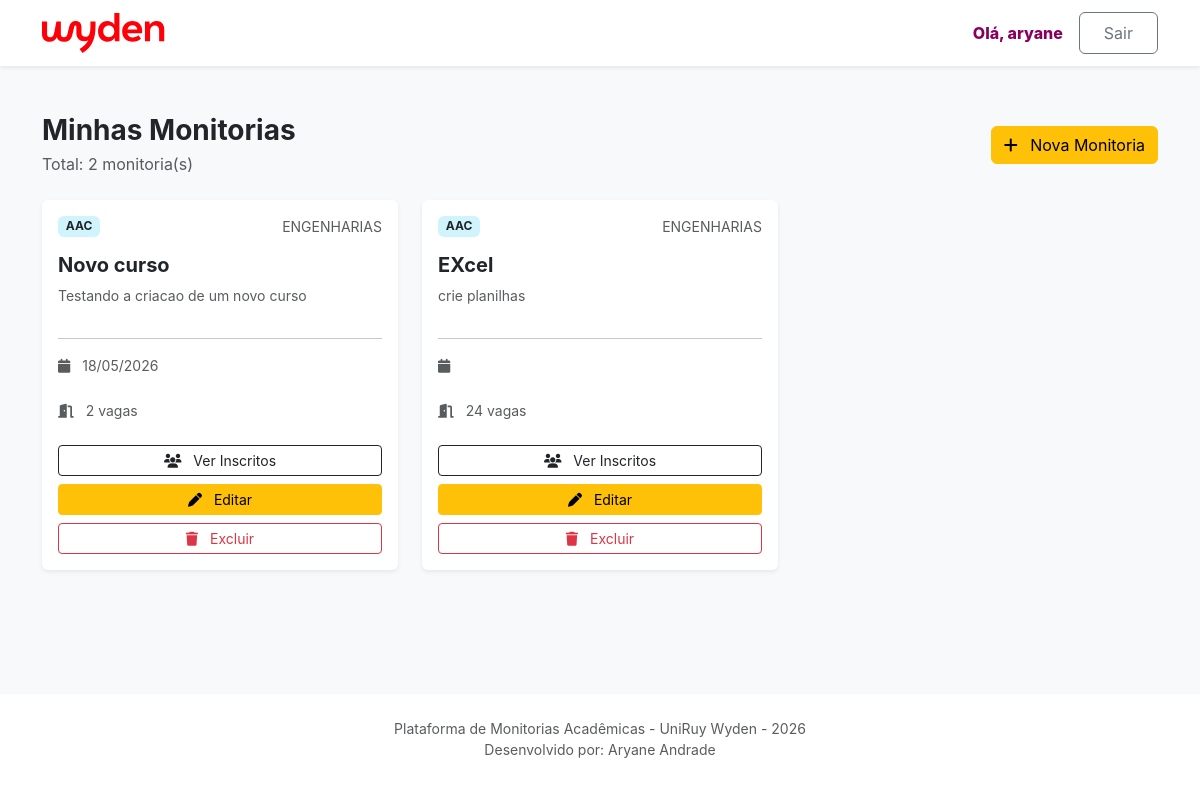
Page /painel/ (signed in) on the committed database.
### monitorias/models.py (models this page shows, shortened)
class Monitoria(models.Model):
    id = models.AutoField(primary_key=True)
    titulo = models.CharField(max_length=200)
    descricao = models.TextField()
    data = models.DateField(blank=True, null=True)
    categoria = models.ForeignKey(Categoria, on_delete=models.PROTECT, related_name='categoria_monitoria')
    beneficio = models.ForeignKey(Beneficio, on_delete=models.PROTECT, related_name='beneficio_monitoria')
    vagas = models.PositiveIntegerField(default=1)
    owner = models.ForeignKey(
        settings.AUTH_USER_MODEL,
        on_delete=models.CASCADE,
        related_name='monitorias',
    )

class Beneficio(models.Model):
    id = models.AutoField(primary_key=True)
    nome = models.CharField(max_length=100)
    def __str__(self):
        return self.nome

class Categoria(models.Model):
    id = models.AutoField(primary_key=True)
    nome = models.CharField(max_length=100)
    def __str__(self):
        return self.nome

### monitorias/views.py (the view)
# urls.py: path('painel/', painel_view, name='painel'),
@login_required(login_url='login')
def painel_view(request):
    return render(request, 'painel_monitor.html')

### monitorias/templates/painel_monitor.html (shortened to what this page needs)
{% extends 'base.html' %}
{% block content %}
<main class="container my-5">
  <div class="d-flex justify-content-between align-items-center mb-4">
    <div>
      <h3 class="fw-bold mb-1">Minhas Monitorias</h3>
      <p class="text-muted mb-0">
        Total: {{ user.monitorias.count }} monitoria(s)
      </p>
    </div>
    <a href="{% url 'criar_monitoria' %}" class="btn btn-warning">
      <i class="fas fa-plus me-2"></i>
      Nova Monitoria
    </a>
  </div>
  <div class="row g-4">
    {% for monitoria in user.monitorias.all %}
    <div class="col-md-4">
      <div class="card h-100 shadow-sm border-0">
        <div class="card-body d-flex flex-column">
          <div class="d-flex justify-content-between mb-3">
            <span class="badge bg-info-subtle text-dark">
              {{ monitoria.beneficio }}
            </span>
            <span class="text-muted small"> {{ monitoria.categoria }} </span>
          </div>
          <h5 class="card-title fw-bold">{{ monitoria.titulo }}</h5>
          <p class="text-muted small flex-grow-1">
            {{ monitoria.descricao }}
          </p>
          <hr />
          <p class="small text-muted mb-4">
            <i class="fas fa-calendar me-2"></i>
            {{ monitoria.data|date:'d/m/Y' }}
          </p>
          <p class="small text-muted mb-4">
            <i class="fas fa-door-open me-2"></i>
            {{ monitoria.vagas }} {{ monitoria.vagas|pluralize:"vaga,vagas" }}
          </p>
          <div class="d-grid gap-2">
            <a href="{% url 'inscritos_monitoria' monitoria.pk %}" class="btn btn-outline-dark btn-sm">
              <i class="fas fa-users me-2"></i>
              Ver Inscritos
            </a>
            <a
              href="{% url 'editar_monitoria' monitoria.pk %}"
              class="btn btn-warning btn-sm"
            >
              <i class="fas fa-pen me-2"></i>
              Editar
            </a>
            <a
              href="{% url 'excluir_monitoria' monitoria.pk %}"
              class="btn btn-outline-danger btn-sm"
            >
              <i class="fas fa-trash me-2"></i>
              Excluir
            </a>
          </div>
        </div>
      </div>
    </div>
    {% endfor %}
  </div>
</main>
{% endblock %}

### app/templates/base.html (shortened to what this page needs)
{% load static %}
<!doctype html>
<html lang="pt-br">
  <head>
    <link
      href="https://cdn.jsdelivr.net/npm/bootstrap@5.3.0/dist/css/bootstrap.min.css"
      rel="stylesheet"
    />
    <link
      rel="stylesheet"
      href="https://cdnjs.cloudflare.com/ajax/libs/font-awesome/6.4.0/css/all.min.css"
    />
    <link rel="stylesheet" href="{% static 'css/style.css' %}" />
  </head>
  <body>
    <nav class="navbar navbar-expand-lg navbar-light bg-white shadow-sm">
      <div class="container">
        <a class="navbar-brand fw-bold" href="{% url 'monitorias_list' %}">
          <img
            src="{% static 'img/logo-wyden.svg' %}"
            alt="Logo Wyden"
            class="img-fluid"
            style="height: 40px"
          />
        </a>
        <div class="collapse navbar-collapse" id="navbarNav">
          {% if user.is_authenticated %}
          <ul class="navbar-nav ms-auto align-items-center">
            <li class="nav-item me-3">
              <span class="nav-user"> Olá, {{ user.username }} </span>
            </li>
            <li class="nav-item">
              <a class="btn btn-outline-secondary rounded-2 px-4 py-2" href="{% url 'logout' %}"> Sair </a>
            </li>
          </ul>
          {% endif %}
        </div>
      </div>
    </nav>
    <main class="flex-grow-1">
      {% block content %}
      {% endblock %}
    </main>
    <footer class="bg-white py-4 shadow-sm">
      <div class="container text-center">
        <p class="small text-muted mb-0">
          Plataforma de Monitorias Acadêmicas - UniRuy Wyden - 2026
        </p>
        <p class="small text-muted">Desenvolvido por: Aryane Andrade</p>
      </div>
    </footer>
  </body>
</html>

### static/css/style.css (style rules this page uses)
:root { --uniruy-purple: #88005b; --bg-light: #f8f9fa; }
body { font-family: 'Inter', sans-serif; background-color: var(--bg-light); min-height: 100vh; display: flex; flex-direction: column; }
main { flex: 1; }
.navbar .nav-user { color: var(--uniruy-purple) !important; font-weight: 800; }

### rows in the picture
Monitoria: beneficio "AAC", categoria "ENGENHARIAS", titulo "Novo curso", descricao "Testando a criacao de um novo curso", data "18/05/2026", vagas "2"
Monitoria: beneficio "AAC", categoria "ENGENHARIAS", titulo "EXcel", descricao "crie planilhas", vagas "24"

### other values in the picture
{{ user.username }} "aryane"
{{ user.monitorias.count }} "2"
